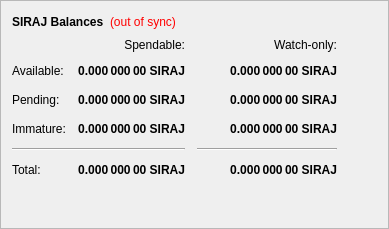
        <widget class="QFrame" name="frame">
         <property name="frameShape">
          <enum>QFrame::StyledPanel</enum>
         </property>
         <property name="frameShadow">
          <enum>QFrame::Raised</enum>
         </property>
         <layout class="QVBoxLayout" name="verticalLayout_4">
          <item>
           <layout class="QHBoxLayout" name="horizontalLayout_4">
            <item>
             <widget class="QLabel" name="label_5">
              <property name="font">
               <font>
                <weight>75</weight>
                <bold>true</bold>
               </font>
              </property>
              <property name="text">
               <string>SIRAJ Balances</string>
              </property>
             </widget>
            </item>
            <item>
             <widget class="QLabel" name="labelWalletStatus">
              <property name="cursor">
               <cursorShape>WhatsThisCursor</cursorShape>
              </property>
              <property name="toolTip">
               <string>The displayed information may be out of date. Your wallet automatically synchronizes with the Hello network after a connection is established, but this process has not completed yet.</string>
              </property>
              <property name="styleSheet">
               <string notr="true">QLabel { color: red; }</string>
              </property>
              <property name="text">
               <string notr="true">(out of sync)</string>
              </property>
              <property name="alignment">
               <set>Qt::AlignLeading|Qt::AlignLeft|Qt::AlignVCenter</set>
              </property>
             </widget>
            </item>
            <item>
             <spacer name="horizontalSpacer_3">
              <property name="orientation">
               <enum>Qt::Horizontal</enum>
              </property>
              <property name="sizeHint" stdset="0">
               <size>
                <width>40</width>
                <height>20</height>
               </size>
              </property>
             </spacer>
            </item>
           </layout>
          </item>
          <item>
           <layout class="QGridLayout" name="gridLayout">
            <property name="spacing">
             <number>12</number>
            </property>
            <item row="2" column="2">
             <widget class="QLabel" name="labelWatchPending">
              <property name="font">
               <font>
                <weight>75</weight>
                <bold>true</bold>
               </font>
              </property>
              <property name="cursor">
               <cursorShape>IBeamCursor</cursorShape>
              </property>
              <property name="toolTip">
               <string>Unconfirmed transactions to watch-only addresses</string>
              </property>
              <property name="text">
               <string notr="true">0.000 000 00 SIRAJ</string>
              </property>
              <property name="alignment">
               <set>Qt::AlignRight|Qt::AlignTrailing|Qt::AlignVCenter</set>
              </property>
              <property name="textInteractionFlags">
               <set>Qt::LinksAccessibleByMouse|Qt::TextSelectableByKeyboard|Qt::TextSelectableByMouse</set>
              </property>
             </widget>
            </item>
            <item row="2" column="1">
             <widget class="QLabel" name="labelUnconfirmed">
              <property name="font">
               <font>
                <weight>75</weight>
                <bold>true</bold>
               </font>
              </property>
              <property name="cursor">
               <cursorShape>IBeamCursor</cursorShape>
              </property>
              <property name="toolTip">
               <string>Total of transactions that have yet to be confirmed, and do not yet count toward the spendable balance</string>
              </property>
              <property name="text">
               <string notr="true">0.000 000 00 SIRAJ</string>
              </property>
              <property name="alignment">
               <set>Qt::AlignRight|Qt::AlignTrailing|Qt::AlignVCenter</set>
              </property>
              <property name="textInteractionFlags">
               <set>Qt::LinksAccessibleByMouse|Qt::TextSelectableByKeyboard|Qt::TextSelectableByMouse</set>
              </property>
             </widget>
            </item>
            <item row="3" column="2">
             <widget class="QLabel" name="labelWatchImmature">
              <property name="font">
               <font>
                <weight>75</weight>
                <bold>true</bold>
               </font>
              </property>
              <property name="cursor">
               <cursorShape>IBeamCursor</cursorShape>
              </property>
              <property name="toolTip">
               <string>Staked or masternode rewards in watch-only addresses that has not yet matured</string>
              </property>
              <property name="text">
               <string notr="true">0.000 000 00 SIRAJ</string>
              </property>
              <property name="alignment">
               <set>Qt::AlignRight|Qt::AlignTrailing|Qt::AlignVCenter</set>
              </property>
              <property name="textInteractionFlags">
               <set>Qt::LinksAccessibleByMouse|Qt::TextSelectableByKeyboard|Qt::TextSelectableByMouse</set>
              </property>
             </widget>
            </item>
            <item row="4" column="0" colspan="2">
             <widget class="Line" name="lineSpendableBalance">
              <property name="orientation">
               <enum>Qt::Horizontal</enum>
              </property>
             </widget>
            </item>
            <item row="4" column="2">
             <widget class="Line" name="lineWatchBalance">
              <property name="sizePolicy">
               <sizepolicy hsizetype="Preferred" vsizetype="Fixed">
                <horstretch>0</horstretch>
                <verstretch>0</verstretch>
               </sizepolicy>
              </property>
              <property name="minimumSize">
               <size>
                <width>140</width>
                <height>0</height>
               </size>
              </property>
              <property name="orientation">
               <enum>Qt::Horizontal</enum>
              </property>
             </widget>
            </item>
            <item row="5" column="0">
             <widget class="QLabel" name="labelTotalText">
              <property name="text">
               <string>Total:</string>
              </property>
             </widget>
            </item>
            <item row="3" column="1">
             <widget class="QLabel" name="labelImmature">
              <property name="font">
               <font>
                <weight>75</weight>
                <bold>true</bold>
               </font>
              </property>
              <property name="cursor">
               <cursorShape>IBeamCursor</cursorShape>
              </property>
              <property name="toolTip">
               <string>Staked or masternode rewards that has not yet matured</string>
              </property>
              <property name="text">
               <string notr="true">0.000 000 00 SIRAJ</string>
              </property>
              <property name="alignment">
               <set>Qt::AlignRight|Qt::AlignTrailing|Qt::AlignVCenter</set>
              </property>
              <property name="textInteractionFlags">
               <set>Qt::LinksAccessibleByMouse|Qt::TextSelectableByKeyboard|Qt::TextSelectableByMouse</set>
              </property>
             </widget>
            </item>
            <item row="2" column="3">
             <spacer name="horizontalSpacer_2">
              <property name="orientation">
               <enum>Qt::Horizontal</enum>
              </property>
              <property name="sizeHint" stdset="0">
               <size>
                <width>40</width>
                <height>20</height>
               </size>
              </property>
             </spacer>
            </item>
            <item row="3" column="0">
             <widget class="QLabel" name="labelImmatureText">
              <property name="text">
               <string>Immature:</string>
              </property>
             </widget>
            </item>
            <item row="5" column="1">
             <widget class="QLabel" name="labelTotal">
              <property name="font">
               <font>
                <weight>75</weight>
                <bold>true</bold>
               </font>
              </property>
              <property name="cursor">
               <cursorShape>IBeamCursor</cursorShape>
              </property>
              <property name="toolTip">
               <string>Your current total balance</string>
              </property>
              <property name="text">
               <string notr="true">0.000 000 00 SIRAJ</string>
              </property>
              <property name="alignment">
               <set>Qt::AlignRight|Qt::AlignTrailing|Qt::AlignVCenter</set>
              </property>
              <property name="textInteractionFlags">
               <set>Qt::LinksAccessibleByMouse|Qt::TextSelectableByKeyboard|Qt::TextSelectableByMouse</set>
              </property>
             </widget>
            </item>
            <item row="5" column="2">
             <widget class="QLabel" name="labelWatchTotal">
              <property name="font">
               <font>
                <weight>75</weight>
                <bold>true</bold>
               </font>
              </property>
              <property name="cursor">
               <cursorShape>IBeamCursor</cursorShape>
              </property>
              <property name="toolTip">
               <string>Current total balance in watch-only addresses</string>
              </property>
              <property name="text">
               <string notr="true">0.000 000 00 SIRAJ</string>
              </property>
              <property name="alignment">
               <set>Qt::AlignRight|Qt::AlignTrailing|Qt::AlignVCenter</set>
              </property>
              <property name="textInteractionFlags">
               <set>Qt::LinksAccessibleByMouse|Qt::TextSelectableByKeyboard|Qt::TextSelectableByMouse</set>
              </property>
             </widget>
            </item>
            <item row="0" column="2">
             <widget class="QLabel" name="labelWatchonly">
              <property name="text">
               <string>Watch-only:</string>
              </property>
              <property name="alignment">
               <set>Qt::AlignRight|Qt::AlignTrailing|Qt::AlignVCenter</set>
              </property>
             </widget>
            </item>
            <item row="1" column="0">
             <widget class="QLabel" name="labelBalanceText">
              <property name="text">
               <string>Available:</string>
              </property>
             </widget>
            </item>
            <item row="1" column="1">
             <widget class="QLabel" name="labelBalance">
              <property name="font">
               <font>
                <weight>75</weight>
                <bold>true</bold>
               </font>
              </property>
              <property name="cursor">
               <cursorShape>IBeamCursor</cursorShape>
              </property>
              <property name="toolTip">
               <string>Your current spendable balance</string>
              </property>
              <property name="text">
               <string notr="true">0.000 000 00 SIRAJ</string>
              </property>
              <property name="alignment">
               <set>Qt::AlignRight|Qt::AlignTrailing|Qt::AlignVCenter</set>
              </property>
              <property name="textInteractionFlags">
               <set>Qt::LinksAccessibleByMouse|Qt::TextSelectableByKeyboard|Qt::TextSelectableByMouse</set>
              </property>
             </widget>
            </item>
            <item row="1" column="2">
             <widget class="QLabel" name="labelWatchAvailable">
              <property name="font">
               <font>
                <weight>75</weight>
                <bold>true</bold>
               </font>
              </property>
              <property name="cursor">
               <cursorShape>IBeamCursor</cursorShape>
              </property>
              <property name="toolTip">
               <string>Your current balance in watch-only addresses</string>
              </property>
              <property name="text">
               <string notr="true">0.000 000 00 SIRAJ</string>
              </property>
              <property name="alignment">
               <set>Qt::AlignRight|Qt::AlignTrailing|Qt::AlignVCenter</set>
              </property>
              <property name="textInteractionFlags">
               <set>Qt::LinksAccessibleByMouse|Qt::TextSelectableByKeyboard|Qt::TextSelectableByMouse</set>
              </property>
             </widget>
            </item>
            <item row="2" column="0">
             <widget class="QLabel" name="labelPendingText">
              <property name="text">
               <string>Pending:</string>
              </property>
             </widget>
            </item>
            <item row="0" column="1">
             <widget class="QLabel" name="labelSpendable">
              <property name="text">
               <string>Spendable:</string>
              </property>
              <property name="alignment">
               <set>Qt::AlignRight|Qt::AlignTrailing|Qt::AlignVCenter</set>
              </property>
             </widget>
            </item>
           </layout>
          </item>
          <item>
           <spacer name="verticalSpacer_4">
            <property name="orientation">
             <enum>Qt::Vertical</enum>
            </property>
            <property name="sizeHint" stdset="0">
             <size>
              <width>20</width>
              <height>40</height>
             </size>
            </property>
           </spacer>
          </item>
         </layout>
        </widget>
